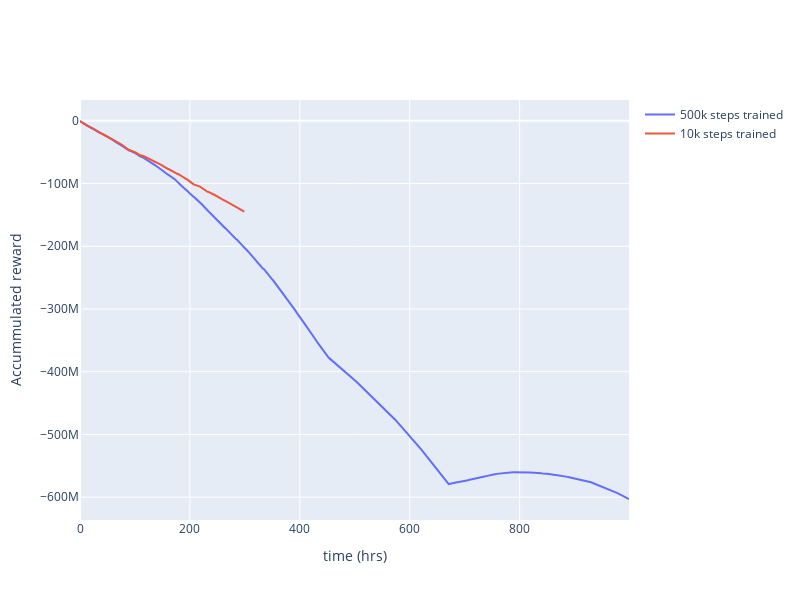

Notebook cell for this chart:
### Code cell
# ACCUMMULATIVE REWARD
import plotly.graph_objects as go
trained_Agent = pd.read_csv("PPOAgent_350000Steps_results.csv")
initial_Agent = pd.read_csv("PPOAgent_10000Steps_results.csv")

# parameter to plot
parameter = "accum_rewards"

fig = go.Figure()
fig.add_trace(go.Scatter(
    x = trained_Agent.index, y = trained_Agent[parameter],
    mode = "lines", name = "500k steps trained"))

fig.add_trace(go.Scatter(
    x = trained_Agent.index, y = initial_Agent[parameter],
    mode = "lines", name = "10k steps trained"))

fig.update_layout(
    yaxis_title = "Accummulated reward",
    xaxis_title = "time (hrs)",
    width = 800,
    height = 600,
    # yaxis=dict(range=[-1e8, 1e7]),
    # xaxis=dict(range=[0, 150])
    # yaxis_type = "log"
)
fig.show()

### Figure 1 — Plotly figure (JSON) as saved in the notebook; plotly's stock layout.template omitted (floating-point values rounded to 4 significant figures; data arrays with more than 128 entries replaced by an {"elided": "..."} marker saying what was removed)
{"data": [{"mode": "lines", "name": "500k steps trained", "type": "scatter", "x": {"elided": "1000 int values"}, "y": {"elided": "1000 float values"}}, {"mode": "lines", "name": "10k steps trained", "type": "scatter", "x": {"elided": "1000 int values"}, "y": {"elided": "300 float values"}}], "layout": {"height": 600, "width": 800, "xaxis": {"title": {"text": "time (hrs)"}}, "yaxis": {"title": {"text": "Accummulated reward"}}}}
